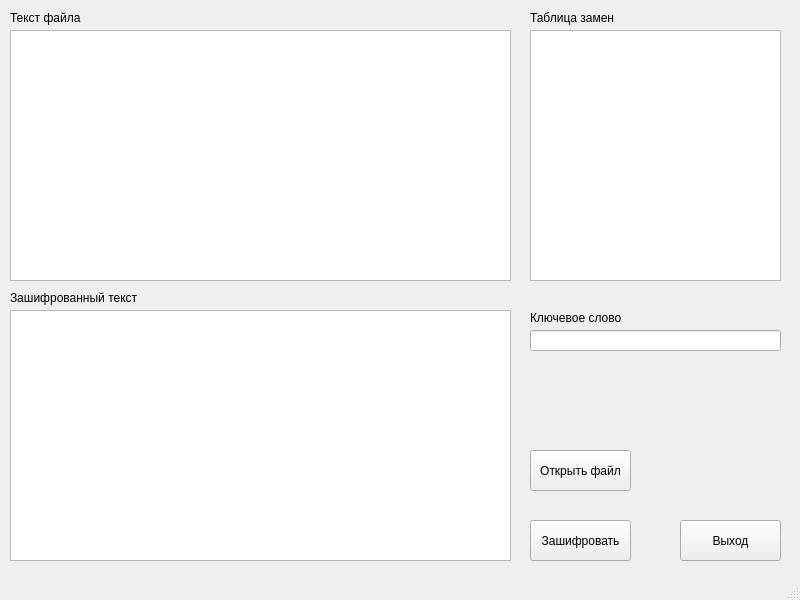
<?xml version="1.0" encoding="UTF-8"?>
<ui version="4.0">
 <class>MainWindow</class>
 <widget class="QMainWindow" name="MainWindow">
  <property name="geometry">
   <rect>
    <x>0</x>
    <y>0</y>
    <width>800</width>
    <height>600</height>
   </rect>
  </property>
  <property name="windowTitle">
   <string>MainWindow</string>
  </property>
  <widget class="QWidget" name="centralwidget">
   <widget class="QLabel" name="lbInitial">
    <property name="geometry">
     <rect>
      <x>10</x>
      <y>10</y>
      <width>91</width>
      <height>16</height>
     </rect>
    </property>
    <property name="text">
     <string>Текст файла</string>
    </property>
   </widget>
   <widget class="QTextEdit" name="teInitial">
    <property name="geometry">
     <rect>
      <x>10</x>
      <y>30</y>
      <width>501</width>
      <height>251</height>
     </rect>
    </property>
   </widget>
   <widget class="QLabel" name="lbEncrypted">
    <property name="geometry">
     <rect>
      <x>10</x>
      <y>290</y>
      <width>161</width>
      <height>16</height>
     </rect>
    </property>
    <property name="text">
     <string>Зашифрованный текст</string>
    </property>
   </widget>
   <widget class="QTextEdit" name="teEncrypted">
    <property name="geometry">
     <rect>
      <x>10</x>
      <y>310</y>
      <width>501</width>
      <height>251</height>
     </rect>
    </property>
   </widget>
   <widget class="QGraphicsView" name="imgTable">
    <property name="geometry">
     <rect>
      <x>530</x>
      <y>30</y>
      <width>251</width>
      <height>251</height>
     </rect>
    </property>
   </widget>
   <widget class="QLabel" name="lbTable">
    <property name="geometry">
     <rect>
      <x>530</x>
      <y>10</y>
      <width>91</width>
      <height>16</height>
     </rect>
    </property>
    <property name="text">
     <string>Таблица замен</string>
    </property>
   </widget>
   <widget class="QPushButton" name="btnOpen">
    <property name="geometry">
     <rect>
      <x>530</x>
      <y>450</y>
      <width>101</width>
      <height>41</height>
     </rect>
    </property>
    <property name="text">
     <string>Открыть файл</string>
    </property>
   </widget>
   <widget class="QPushButton" name="btnEncrypt">
    <property name="geometry">
     <rect>
      <x>530</x>
      <y>520</y>
      <width>101</width>
      <height>41</height>
     </rect>
    </property>
    <property name="text">
     <string>Зашифровать</string>
    </property>
   </widget>
   <widget class="QPushButton" name="btnExit">
    <property name="geometry">
     <rect>
      <x>680</x>
      <y>520</y>
      <width>101</width>
      <height>41</height>
     </rect>
    </property>
    <property name="text">
     <string>Выход</string>
    </property>
   </widget>
   <widget class="QLabel" name="lbKeyword">
    <property name="geometry">
     <rect>
      <x>530</x>
      <y>310</y>
      <width>101</width>
      <height>16</height>
     </rect>
    </property>
    <property name="text">
     <string>Ключевое слово</string>
    </property>
   </widget>
   <widget class="QLineEdit" name="leKeyword">
    <property name="geometry">
     <rect>
      <x>530</x>
      <y>330</y>
      <width>251</width>
      <height>21</height>
     </rect>
    </property>
   </widget>
  </widget>
  <widget class="QStatusBar" name="statusbar"/>
 </widget>
 <resources/>
 <connections/>
</ui>
